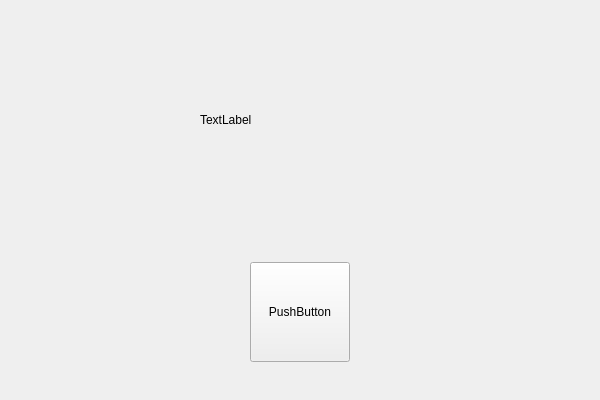
<?xml version="1.0" encoding="UTF-8"?>
<ui version="4.0">
 <class>Widget</class>
 <widget class="QWidget" name="Widget">
  <property name="geometry">
   <rect>
    <x>0</x>
    <y>0</y>
    <width>600</width>
    <height>400</height>
   </rect>
  </property>
  <property name="minimumSize">
   <size>
    <width>600</width>
    <height>400</height>
   </size>
  </property>
  <property name="maximumSize">
   <size>
    <width>600</width>
    <height>400</height>
   </size>
  </property>
  <property name="windowTitle">
   <string>Widget</string>
  </property>
  <layout class="QGridLayout" name="gridLayout_3">
   <item row="0" column="0">
    <widget class="QWidget" name="widget" native="true">
     <layout class="QGridLayout" name="gridLayout">
      <item row="0" column="0">
       <widget class="QLabel" name="label">
        <property name="minimumSize">
         <size>
          <width>200</width>
          <height>200</height>
         </size>
        </property>
        <property name="maximumSize">
         <size>
          <width>200</width>
          <height>200</height>
         </size>
        </property>
        <property name="frameShape">
         <enum>QFrame::NoFrame</enum>
        </property>
        <property name="frameShadow">
         <enum>QFrame::Plain</enum>
        </property>
        <property name="text">
         <string>TextLabel</string>
        </property>
        <property name="textFormat">
         <enum>Qt::AutoText</enum>
        </property>
        <property name="scaledContents">
         <bool>false</bool>
        </property>
        <property name="wordWrap">
         <bool>false</bool>
        </property>
       </widget>
      </item>
     </layout>
    </widget>
   </item>
   <item row="1" column="0">
    <widget class="QWidget" name="widget_2" native="true">
     <layout class="QGridLayout" name="gridLayout_2">
      <item row="0" column="0">
       <widget class="QPushButton" name="pushButton">
        <property name="minimumSize">
         <size>
          <width>100</width>
          <height>100</height>
         </size>
        </property>
        <property name="maximumSize">
         <size>
          <width>100</width>
          <height>100</height>
         </size>
        </property>
        <property name="text">
         <string>PushButton</string>
        </property>
       </widget>
      </item>
     </layout>
    </widget>
   </item>
  </layout>
 </widget>
 <resources/>
 <connections/>
</ui>
